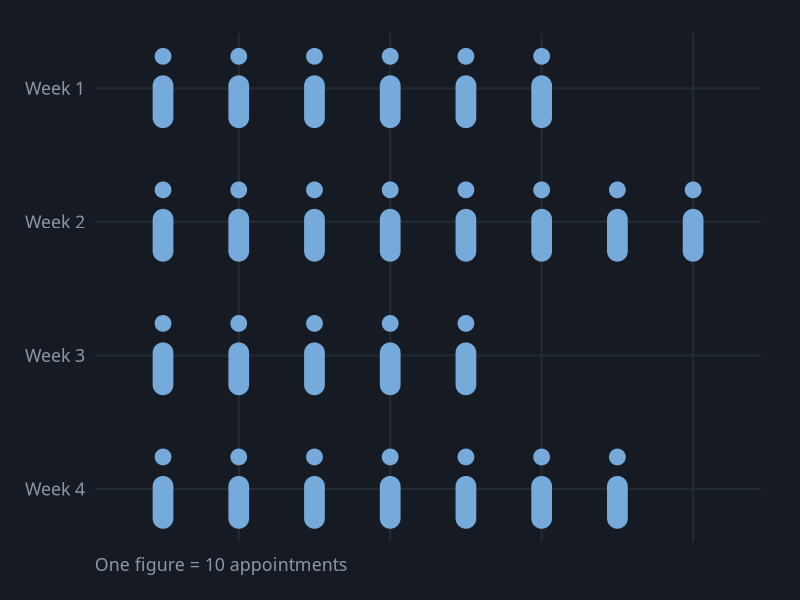
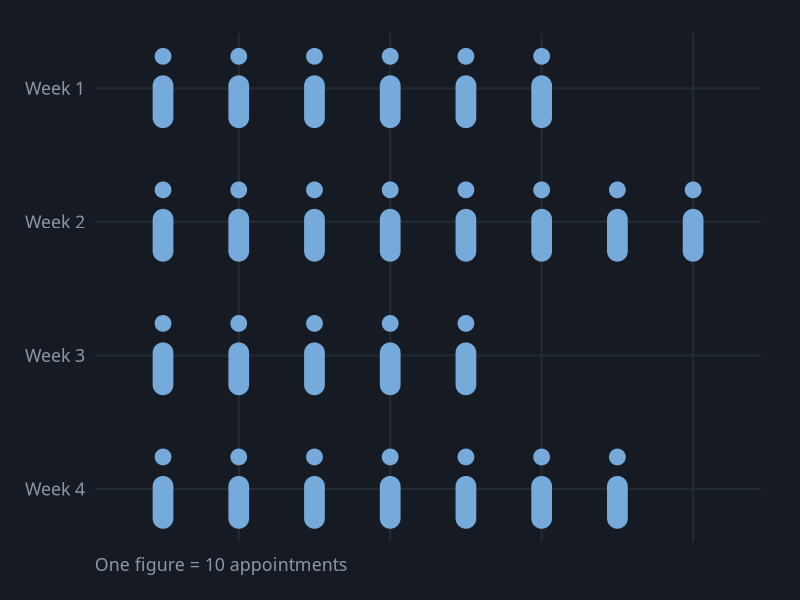

Reproduce these figures in R, in order.
# Pictogram
# Question: How many advising appointments happened each week?
# Put this script and pictogram.csv in the same folder, then in RStudio choose
# Session > Set Working Directory > To Source File Location.

library(tidyverse)

# ---- Gallery look: dark background, soft gray text ----
font <- "IBM Plex Sans"   # use "sans" if IBM Plex Sans is not installed
ink  <- "#8B97A7"

theme_gallery <- function() {
  theme_minimal(base_size = 16, base_family = font) +
    theme(
      plot.background  = element_rect(fill = "#161B23", color = NA),
      panel.grid.major = element_line(color = "#222A34"),
      panel.grid.minor = element_blank(),
      text             = element_text(color = ink),
      axis.text        = element_text(color = ink),
      legend.position  = "top",
      legend.title     = element_blank(),
      plot.margin      = margin(24, 28, 18, 18)
    )
}

per_icon <- 10

df <- read_csv("pictogram.csv", show_col_types = FALSE) |>
  mutate(row = row_number())

# uncount() repeats each row once per icon and numbers the copies
icons <- df |>
  mutate(n = appointments / per_icon) |>
  uncount(n, .id = "col")

p <- ggplot(icons, aes(x = col)) +
  # body: a thick line with round ends
  geom_segment(aes(xend = col, y = -row - 0.22, yend = -row + 0.02),
               color = "#75AADB", linewidth = 7, lineend = "round") +
  # head: a dot above the body
  geom_point(aes(y = -row + 0.24), color = "#75AADB", size = 5) +
  scale_y_continuous(breaks = -df$row, labels = df$week) +
  scale_x_continuous(limits = c(0.5, max(icons$col) + 0.5)) +
  labs(x = NULL, y = NULL, caption = paste("One figure =", per_icon, "appointments")) +
  theme_gallery() +
  theme(panel.grid = element_blank(), axis.text.x = element_blank(),
        plot.caption = element_text(color = ink, hjust = 0))

ggsave("pictogram.png", p, width = 9, height = 6, dpi = 200)
p
